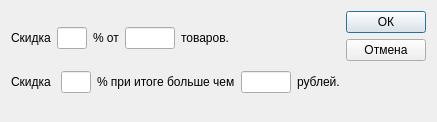
<?xml version="1.0" encoding="UTF-8"?>
<ui version="4.0">
 <class>DialogDiscountManager</class>
 <widget class="QDialog" name="DialogDiscountManager">
  <property name="geometry">
   <rect>
    <x>0</x>
    <y>0</y>
    <width>437</width>
    <height>122</height>
   </rect>
  </property>
  <property name="windowTitle">
   <string>Редактировать скидки</string>
  </property>
  <layout class="QHBoxLayout" name="horizontalLayout_3">
   <item>
    <layout class="QVBoxLayout" name="verticalLayout_4">
     <property name="rightMargin">
      <number>0</number>
     </property>
     <property name="bottomMargin">
      <number>0</number>
     </property>
     <item>
      <layout class="QHBoxLayout" name="horizontalLayout">
       <property name="sizeConstraint">
        <enum>QLayout::SetFixedSize</enum>
       </property>
       <item>
        <widget class="QLabel" name="label_2">
         <property name="sizePolicy">
          <sizepolicy hsizetype="Minimum" vsizetype="Fixed">
           <horstretch>0</horstretch>
           <verstretch>0</verstretch>
          </sizepolicy>
         </property>
         <property name="text">
          <string>Скидка</string>
         </property>
        </widget>
       </item>
       <item>
        <widget class="QLineEdit" name="lineEdit_discount_1">
         <property name="sizePolicy">
          <sizepolicy hsizetype="MinimumExpanding" vsizetype="Fixed">
           <horstretch>0</horstretch>
           <verstretch>0</verstretch>
          </sizepolicy>
         </property>
         <property name="maximumSize">
          <size>
           <width>30</width>
           <height>24</height>
          </size>
         </property>
         <property name="alignment">
          <set>Qt::AlignRight|Qt::AlignTrailing|Qt::AlignVCenter</set>
         </property>
        </widget>
       </item>
       <item>
        <widget class="QLabel" name="label_3">
         <property name="sizePolicy">
          <sizepolicy hsizetype="Minimum" vsizetype="Fixed">
           <horstretch>0</horstretch>
           <verstretch>0</verstretch>
          </sizepolicy>
         </property>
         <property name="text">
          <string>% от</string>
         </property>
        </widget>
       </item>
       <item>
        <widget class="QLineEdit" name="lineEdit_goods_count">
         <property name="sizePolicy">
          <sizepolicy hsizetype="MinimumExpanding" vsizetype="Fixed">
           <horstretch>0</horstretch>
           <verstretch>0</verstretch>
          </sizepolicy>
         </property>
         <property name="minimumSize">
          <size>
           <width>50</width>
           <height>0</height>
          </size>
         </property>
         <property name="maximumSize">
          <size>
           <width>30</width>
           <height>24</height>
          </size>
         </property>
         <property name="alignment">
          <set>Qt::AlignRight|Qt::AlignTrailing|Qt::AlignVCenter</set>
         </property>
        </widget>
       </item>
       <item>
        <widget class="QLabel" name="label_4">
         <property name="sizePolicy">
          <sizepolicy hsizetype="Minimum" vsizetype="Fixed">
           <horstretch>0</horstretch>
           <verstretch>0</verstretch>
          </sizepolicy>
         </property>
         <property name="text">
          <string>товаров.</string>
         </property>
        </widget>
       </item>
       <item>
        <spacer name="horizontalSpacer">
         <property name="orientation">
          <enum>Qt::Horizontal</enum>
         </property>
         <property name="sizeHint" stdset="0">
          <size>
           <width>40</width>
           <height>20</height>
          </size>
         </property>
        </spacer>
       </item>
      </layout>
     </item>
     <item>
      <layout class="QHBoxLayout" name="horizontalLayout_2">
       <property name="sizeConstraint">
        <enum>QLayout::SetFixedSize</enum>
       </property>
       <item>
        <widget class="QLabel" name="label_5">
         <property name="sizePolicy">
          <sizepolicy hsizetype="Minimum" vsizetype="Fixed">
           <horstretch>0</horstretch>
           <verstretch>0</verstretch>
          </sizepolicy>
         </property>
         <property name="text">
          <string>Скидка</string>
         </property>
        </widget>
       </item>
       <item>
        <widget class="QLineEdit" name="lineEdit_discount_2">
         <property name="sizePolicy">
          <sizepolicy hsizetype="MinimumExpanding" vsizetype="Fixed">
           <horstretch>0</horstretch>
           <verstretch>0</verstretch>
          </sizepolicy>
         </property>
         <property name="maximumSize">
          <size>
           <width>30</width>
           <height>24</height>
          </size>
         </property>
         <property name="alignment">
          <set>Qt::AlignRight|Qt::AlignTrailing|Qt::AlignVCenter</set>
         </property>
        </widget>
       </item>
       <item>
        <widget class="QLabel" name="label_6">
         <property name="sizePolicy">
          <sizepolicy hsizetype="Minimum" vsizetype="Fixed">
           <horstretch>0</horstretch>
           <verstretch>0</verstretch>
          </sizepolicy>
         </property>
         <property name="text">
          <string>% при итоге больше чем</string>
         </property>
        </widget>
       </item>
       <item>
        <widget class="QLineEdit" name="lineEdit_total">
         <property name="sizePolicy">
          <sizepolicy hsizetype="MinimumExpanding" vsizetype="Fixed">
           <horstretch>0</horstretch>
           <verstretch>0</verstretch>
          </sizepolicy>
         </property>
         <property name="minimumSize">
          <size>
           <width>50</width>
           <height>0</height>
          </size>
         </property>
         <property name="maximumSize">
          <size>
           <width>30</width>
           <height>24</height>
          </size>
         </property>
         <property name="alignment">
          <set>Qt::AlignRight|Qt::AlignTrailing|Qt::AlignVCenter</set>
         </property>
        </widget>
       </item>
       <item>
        <widget class="QLabel" name="label_7">
         <property name="sizePolicy">
          <sizepolicy hsizetype="Minimum" vsizetype="Fixed">
           <horstretch>0</horstretch>
           <verstretch>0</verstretch>
          </sizepolicy>
         </property>
         <property name="text">
          <string>рублей.</string>
         </property>
        </widget>
       </item>
      </layout>
     </item>
    </layout>
   </item>
   <item>
    <layout class="QVBoxLayout" name="verticalLayout_2">
     <property name="bottomMargin">
      <number>0</number>
     </property>
     <item>
      <widget class="QPushButton" name="pushButton_ok">
       <property name="text">
        <string>ОК</string>
       </property>
      </widget>
     </item>
     <item>
      <widget class="QPushButton" name="pushButton_cancel">
       <property name="text">
        <string>Отмена</string>
       </property>
      </widget>
     </item>
     <item>
      <spacer name="verticalSpacer">
       <property name="orientation">
        <enum>Qt::Vertical</enum>
       </property>
       <property name="sizeHint" stdset="0">
        <size>
         <width>20</width>
         <height>40</height>
        </size>
       </property>
      </spacer>
     </item>
    </layout>
   </item>
  </layout>
 </widget>
 <resources/>
 <connections>
  <connection>
   <sender>pushButton_cancel</sender>
   <signal>clicked()</signal>
   <receiver>DialogDiscountManager</receiver>
   <slot>reject()</slot>
   <hints>
    <hint type="sourcelabel">
     <x>365</x>
     <y>74</y>
    </hint>
    <hint type="destinationlabel">
     <x>208</x>
     <y>71</y>
    </hint>
   </hints>
  </connection>
 </connections>
</ui>
